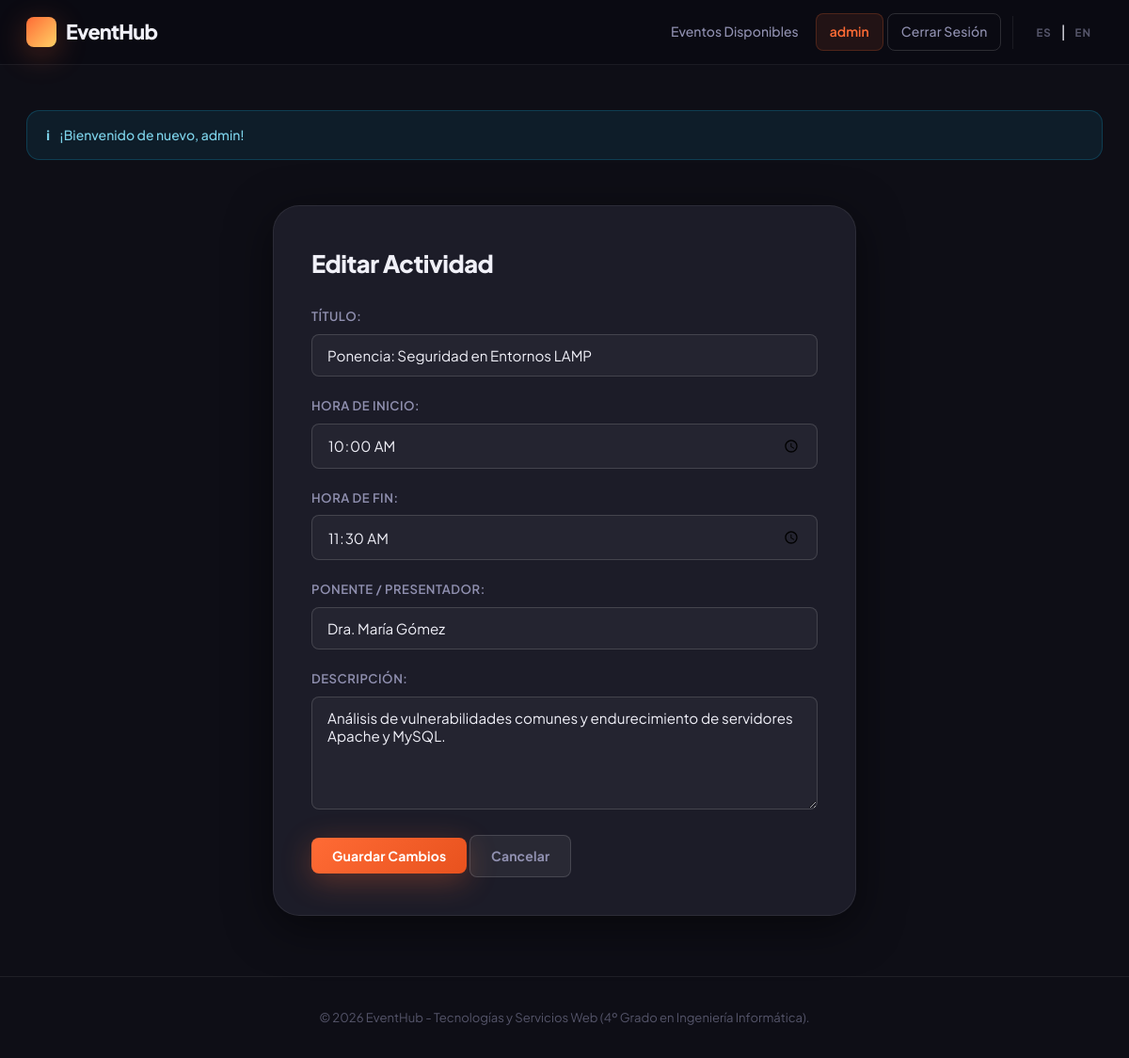
The page /index.php?controller=activities&action=edit&id=1 (signed in) on the database its author committed.
### tables this page shows
CREATE TABLE `activities` (
  `id` INT AUTO_INCREMENT PRIMARY KEY,
  `event_id` INT NOT NULL,
  `title` VARCHAR(150) NOT NULL,
  `description` TEXT NOT NULL,
  `start_time` TIME NOT NULL,
  `end_time` TIME NOT NULL,
  `speaker` VARCHAR(100) DEFAULT NULL,
  `created_at` DATETIME DEFAULT CURRENT_TIMESTAMP,
  FOREIGN KEY (`event_id`) REFERENCES `events` (`id`) ON DELETE CASCADE ON UPDATE CASCADE
);

### www/controller/ActivitiesController.php (called while the page is built, shortened)
<?php
require_once(__DIR__."/../core/ViewManager.php");
require_once(__DIR__."/../model/Activity.php");
require_once(__DIR__."/../model/ActivityMapper.php");
require_once(__DIR__."/../model/EventMapper.php");
class ActivitiesController extends BaseController {
    private ActivityMapper $activityMapper;
    private EventMapper $eventMapper;
    public function __construct() {
        $this->activityMapper = new ActivityMapper();
        $this->eventMapper = new EventMapper();
    }
    public function edit() {
        $activityId = (int)$_REQUEST["id"];
        $activity = $this->activityMapper->findById($activityId);
        $event = $this->eventMapper->findById($activity->getEventId());
        $this->view->setVariable("activity", $activity);
        $this->view->setVariable("event", $event);
        $this->view->render("activities", "edit");
    }
}

### www/index.php (called while the page is built, shortened)
<?php
require_once(__DIR__."/core/I18n.php");
require_once(__DIR__."/core/ViewHelpers.php");
require_once(__DIR__."/core/ViewManager.php");
$actionName = $_GET["action"] ?? "index";
$controller = new $className();
$controller->$actionName();

### www/core/I18n.php (called while the page is built, shortened)
<?php
class I18n {
    private static ?I18n $instance = null;
    private array $messages;
    private function __construct() {
        $this->currentLanguage = $_SESSION["currentlang"] ?? "es";
    }
    public static function getInstance(): I18n {
        if (self::$instance === null) {
            self::$instance = new I18n();
        }
        return self::$instance;
    }
    private function loadMessages(string $language): void {
        $file = __DIR__."/../view/messages/messages_".$language.".php";
        if (file_exists($file)) {
            $this->messages = $i18n_messages ?? array();
        } else {
            $this->messages = array();
        }
    }
    public function i18n(string $key): string {
        return $this->messages[$key] ?? $key;
    }
}
function i18n(string $key): string {
    return I18n::getInstance()->i18n($key);
}

### www/core/ViewHelpers.php (called while the page is built)
<?php
require_once(__DIR__."/I18n.php");
function t(string $key): string {
    return i18n($key);
}

### www/model/Activity.php (called while the page is built, shortened)
<?php
class Activity {
    private string $title;
    private string $description;
    private string $startTime;
    private string $endTime;
    private ?string $speaker;
    public function __construct(?int $id = null, int $eventId = 0, string $title = "", string $description = "", string $startTime = "", string $endTime = "", ?string $speaker = null) {
        $this->title = $title;
        $this->description = $description;
        $this->startTime = $startTime;
        $this->endTime = $endTime;
        $this->speaker = $speaker;
    }
    public function getTitle(): string { return $this->title; }
    public function getDescription(): string { return $this->description; }
    public function getStartTime(): string { return $this->startTime; }
    public function getEndTime(): string { return $this->endTime; }
    public function getSpeaker(): ?string { return $this->speaker; }
}

### www/model/ActivityMapper.php (called while the page is built, shortened)
<?php
require_once(__DIR__."/../core/PDOConnection.php");
require_once(__DIR__."/../model/Activity.php");
class ActivityMapper {
    private PDO $db;
    public function __construct() {
        $this->db = PDOConnection::getInstance();
    }
    public function findById(int $activityId): ?Activity {
        $stmt = $this->db->prepare("SELECT * FROM activities WHERE id = ?");
        $stmt->execute(array($activityId));
        $row = $stmt->fetch(PDO::FETCH_ASSOC);
        if ($row !== false) {
            return new Activity(
                $row["id"],
                $row["event_id"],
                $row["title"],
                $row["description"],
                $row["start_time"],
                $row["end_time"],
                $row["speaker"]
            );
        }
        return null;
    }
}

### www/core/PDOConnection.php (called while the page is built)
<?php
class PDOConnection {
    private static $dbhost = "db";
    private static $dbname = "mvcblog";
    private static $dbuser = "root";
    private static $dbpass = "secret";
    private static $dbinstance = NULL;
    public static function getInstance() {
        if (!self::$dbinstance) {
            $host = getenv('DB_HOST') ?: self::$dbhost;
            $dbname = getenv('DB_NAME') ?: self::$dbname;
            $user = getenv('DB_USER') ?: self::$dbuser;
            $pass = getenv('DB_PASSWORD') ?: self::$dbpass;
            self::$dbinstance = new PDO(
                "mysql:host=".$host.";dbname=".$dbname.";charset=utf8mb4",
                $user,
                $pass,
                array(
                    PDO::ATTR_EMULATE_PREPARES => false,
                    PDO::ATTR_ERRMODE => PDO::ERRMODE_EXCEPTION
                )
            );
        }
        return self::$dbinstance;
    }
}

### www/model/Event.php (called while the page is built, shortened)
<?php
class Event {
    private ?int $id;
    public function __construct(?int $id = null, int $userId = 0, string $title = "", string $description = "", string $date = "", string $location = "", string $image = "default_event.jpg", ?User $author = null, array $activities = []) {
        $this->id = $id;
    }
    public function getId(): ?int { return $this->id; }
}

### www/model/EventMapper.php (called while the page is built, shortened)
<?php
require_once(__DIR__."/../core/PDOConnection.php");
require_once(__DIR__."/../model/Event.php");
class EventMapper {
    private PDO $db;
    public function __construct() {
        $this->db = PDOConnection::getInstance();
    }
    public function findById(int $eventId): ?Event {
        $stmt = $this->db->prepare(
            "SELECT e.*, u.username FROM events e INNER JOIN users u ON e.user_id = u.id WHERE e.id = ?"
        );
        $stmt->execute(array($eventId));
        $row = $stmt->fetch(PDO::FETCH_ASSOC);
        if ($row !== false) {
            $author = new User($row["user_id"], $row["username"]);
            return new Event(
                $row["id"],
                $row["user_id"],
                $row["title"],
                $row["description"],
                $row["date"],
                $row["location"],
                $row["image"],
                $author
            );
        }
        return null;
    }
}

### www/view/activities/edit.php (the view, shortened to what this page needs)
<?php
require_once(__DIR__."/../../core/ViewManager.php");
$view = ViewManager::getInstance();
$activity = $view->getVariable("activity");
$event = $view->getVariable("event");
?>
<div class="form-container main-content">
    <h2><?= t("Edit Activity") ?></h2>
    <form action="index.php?controller=activities&amp;action=edit" method="POST" class="form">
        <div class="form-group">
            <label for="title"><?= t("Title") ?>:</label>
            <input type="text" id="title" name="title" class="form-control" value="<?= htmlspecialchars($activity->getTitle()) ?>" required>
        </div>
        <div class="form-group">
            <label for="start_time"><?= t("Start Time") ?>:</label>
            <input type="time" id="start_time" name="start_time" class="form-control" value="<?= htmlspecialchars($activity->getStartTime()) ?>" required>
        </div>
        <div class="form-group">
            <label for="end_time"><?= t("End Time") ?>:</label>
            <input type="time" id="end_time" name="end_time" class="form-control" value="<?= htmlspecialchars($activity->getEndTime()) ?>" required>
        </div>
        <div class="form-group">
            <label for="speaker"><?= t("Speaker / Presenter") ?>:</label>
            <input type="text" id="speaker" name="speaker" class="form-control" value="<?= htmlspecialchars($activity->getSpeaker() ?? '') ?>">
        </div>
        <div class="form-group">
            <label for="description"><?= t("Description") ?>:</label>
            <textarea id="description" name="description" class="form-control" rows="4"><?= htmlspecialchars($activity->getDescription()) ?></textarea>
        </div>
        <button type="submit" class="btn btn-primary"><?= t("Save Changes") ?></button>
        <a href="index.php?controller=events&amp;action=view&amp;id=<?= $event->getId() ?>" class="btn btn-secondary"><?= t("Cancel") ?></a>
    </form>
</div>

### www/css/style.css (style rules this page uses)
:root { --orange: #ff6b35; --orange-dark: #e8521e; --orange-glow: rgba(255, 107, 53, 0.35); --teal: #00c2a8; --yellow: #ffd166; --success: #06d6a0; --danger: #ef476f; --warning: #ffd166; --info: #118ab2; --bg: #0e0e16; --bg-surface: #16161f; --bg-card: #1c1c28; --bg-card-hover: #22222f; --bg-nav: #0a0a12; --text: #f0f0f8; --text-muted: #9090b0; --text-dim: #55556a; --border: rgba(255,255,255,0.07); --border-bright: rgba(255,255,255,0.14); --radius-sm: 8px; --radius: 14px; --radius-lg: 20px; --radius-xl: 28px; --shadow: 0 4px 24px rgba(0,0,0,0.4); --shadow-lg: 0 12px 48px rgba(0,0,0,0.5); --shadow-orange: 0 8px 32px rgba(255,107,53,0.3); --transition: all 0.28s cubic-bezier(0.4, 0, 0.2, 1); }
*, *::before, *::after { box-sizing: border-box; margin: 0; padding: 0; }
body { font-family: 'Plus Jakarta Sans', 'Segoe UI', system-ui, sans-serif; background: var(--bg); color: var(--text); line-height: 1.65; -webkit-font-smoothing: antialiased; min-height: 100vh; }
.btn { display: inline-flex; align-items: center; justify-content: center; gap: 6px; padding: 10px 22px; border-radius: var(--radius-sm); text-decoration: none; font-weight: 700; font-size: 0.875rem; cursor: pointer; border: none; transition: var(--transition); letter-spacing: 0.01em; font-family: inherit; }
.btn-primary { background: linear-gradient(135deg, var(--orange), var(--orange-dark)); color: #fff; box-shadow: var(--shadow-orange); }
.btn-secondary { background: rgba(255,255,255,0.06); color: var(--text-muted); border: 1px solid var(--border-bright); }
.form-container { max-width: 620px; margin: 48px auto; background: var(--bg-card); padding: 40px; border-radius: var(--radius-xl); box-shadow: var(--shadow-lg); border: 1px solid var(--border); }
.form-container h2 { font-size: 1.6rem; font-weight: 800; margin-bottom: 8px; color: var(--text); letter-spacing: -0.5px; }
.form-container h2 + * { margin-top: 24px; }
.form-group { margin-bottom: 20px; }
.form-group label { display: block; margin-bottom: 8px; font-weight: 600; font-size: 0.82rem; color: var(--text-muted); text-transform: uppercase; letter-spacing: 0.5px; }
.form-control { width: 100%; padding: 12px 16px; border: 1.5px solid var(--border-bright); border-radius: var(--radius-sm); font-size: 0.95rem; font-family: inherit; color: var(--text); background: rgba(255,255,255,0.04); transition: var(--transition); outline: none; }
.form-control::placeholder { color: var(--text-dim); }
textarea.form-control { resize: vertical; min-height: 120px; }

### rows shown on the page
activities: title "Ponencia: Seguridad en Entornos LAMP", start_time "10:00:00", end_time "11:30:00", speaker "Dra. María Gómez", description "Análisis de vulnerabilidades comunes y endurecimiento de servidores Apache y MySQL."

### other values the page prints
t("Available Events") "Eventos Disponibles"
$currentUser "admin"
t("Logout") "Cerrar Sesión"
$flashMessage "¡Bienvenido de nuevo, admin!"
t("Edit Activity") "Editar Actividad"
t("Title") "TÍTULO"
t("Start Time") "HORA DE INICIO"
t("End Time") "HORA DE FIN"
t("Speaker / Presenter") "PONENTE / PRESENTADOR"
t("Description") "DESCRIPCIÓN"
t("Save Changes") "Guardar Cambios"
t("Cancel") "Cancelar"
